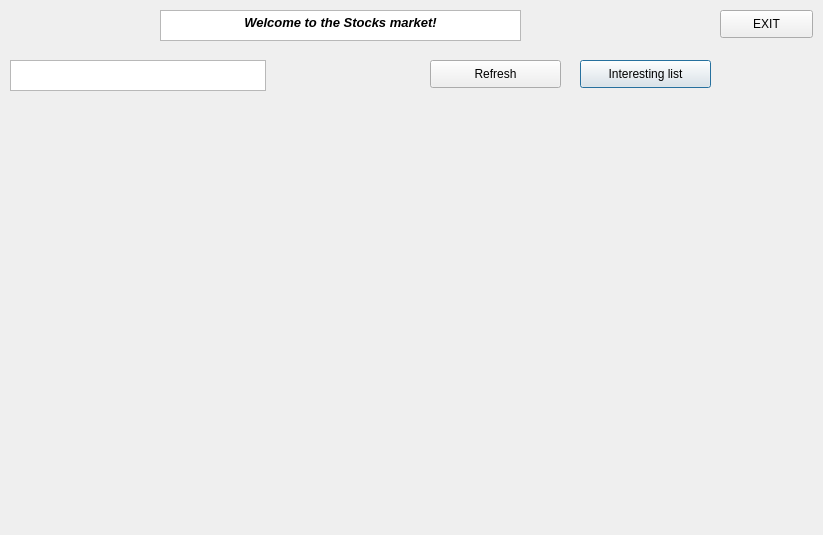
<?xml version="1.0" encoding="UTF-8"?>
<ui version="4.0">
 <class>customer</class>
 <widget class="QDialog" name="customer">
  <property name="geometry">
   <rect>
    <x>0</x>
    <y>0</y>
    <width>823</width>
    <height>535</height>
   </rect>
  </property>
  <property name="windowTitle">
   <string>Staff</string>
  </property>
  <widget class="QTextEdit" name="textEdit">
   <property name="geometry">
    <rect>
     <x>160</x>
     <y>10</y>
     <width>361</width>
     <height>31</height>
    </rect>
   </property>
   <property name="html">
    <string>&lt;!DOCTYPE HTML PUBLIC &quot;-//W3C//DTD HTML 4.0//EN&quot; &quot;http://www.w3.org/TR/REC-html40/strict.dtd&quot;&gt;
&lt;html&gt;&lt;head&gt;&lt;meta name=&quot;qrichtext&quot; content=&quot;1&quot; /&gt;&lt;style type=&quot;text/css&quot;&gt;
p, li { white-space: pre-wrap; }
&lt;/style&gt;&lt;/head&gt;&lt;body style=&quot; font-family:'SimSun'; font-size:9pt; font-weight:400; font-style:normal;&quot;&gt;
&lt;p align=&quot;center&quot; style=&quot; margin-top:0px; margin-bottom:0px; margin-left:0px; margin-right:0px; -qt-block-indent:0; text-indent:0px;&quot;&gt;&lt;span style=&quot; font-family:'SimSun'; font-size:10pt; font-weight:600; font-style:italic;&quot;&gt;Welcome to the Stocks market!&lt;/span&gt;&lt;/p&gt;&lt;/body&gt;&lt;/html&gt;</string>
   </property>
  </widget>
  <widget class="QPushButton" name="pushButton">
   <property name="geometry">
    <rect>
     <x>580</x>
     <y>60</y>
     <width>131</width>
     <height>28</height>
    </rect>
   </property>
   <property name="text">
    <string>Interesting list</string>
   </property>
  </widget>
  <widget class="QTextBrowser" name="bar">
   <property name="enabled">
    <bool>true</bool>
   </property>
   <property name="geometry">
    <rect>
     <x>10</x>
     <y>60</y>
     <width>256</width>
     <height>31</height>
    </rect>
   </property>
   <property name="html">
    <string>&lt;!DOCTYPE HTML PUBLIC &quot;-//W3C//DTD HTML 4.0//EN&quot; &quot;http://www.w3.org/TR/REC-html40/strict.dtd&quot;&gt;
&lt;html&gt;&lt;head&gt;&lt;meta name=&quot;qrichtext&quot; content=&quot;1&quot; /&gt;&lt;style type=&quot;text/css&quot;&gt;
p, li { white-space: pre-wrap; }
&lt;/style&gt;&lt;/head&gt;&lt;body style=&quot; font-family:'SimSun'; font-size:9pt; font-weight:400; font-style:normal;&quot;&gt;
&lt;p style=&quot;-qt-paragraph-type:empty; margin-top:0px; margin-bottom:0px; margin-left:0px; margin-right:0px; -qt-block-indent:0; text-indent:0px; font-family:'SimSun';&quot;&gt;&lt;br /&gt;&lt;/p&gt;&lt;/body&gt;&lt;/html&gt;</string>
   </property>
  </widget>
  <widget class="QLabel" name="label">
   <property name="geometry">
    <rect>
     <x>560</x>
     <y>20</y>
     <width>211</width>
     <height>16</height>
    </rect>
   </property>
   <property name="text">
    <string/>
   </property>
  </widget>
  <widget class="QPushButton" name="pushButton_2">
   <property name="geometry">
    <rect>
     <x>430</x>
     <y>60</y>
     <width>131</width>
     <height>28</height>
    </rect>
   </property>
   <property name="text">
    <string>Refresh</string>
   </property>
  </widget>
  <widget class="QPushButton" name="pushButton_3">
   <property name="geometry">
    <rect>
     <x>720</x>
     <y>10</y>
     <width>93</width>
     <height>28</height>
    </rect>
   </property>
   <property name="text">
    <string>EXIT</string>
   </property>
  </widget>
 </widget>
 <resources/>
 <connections/>
</ui>
